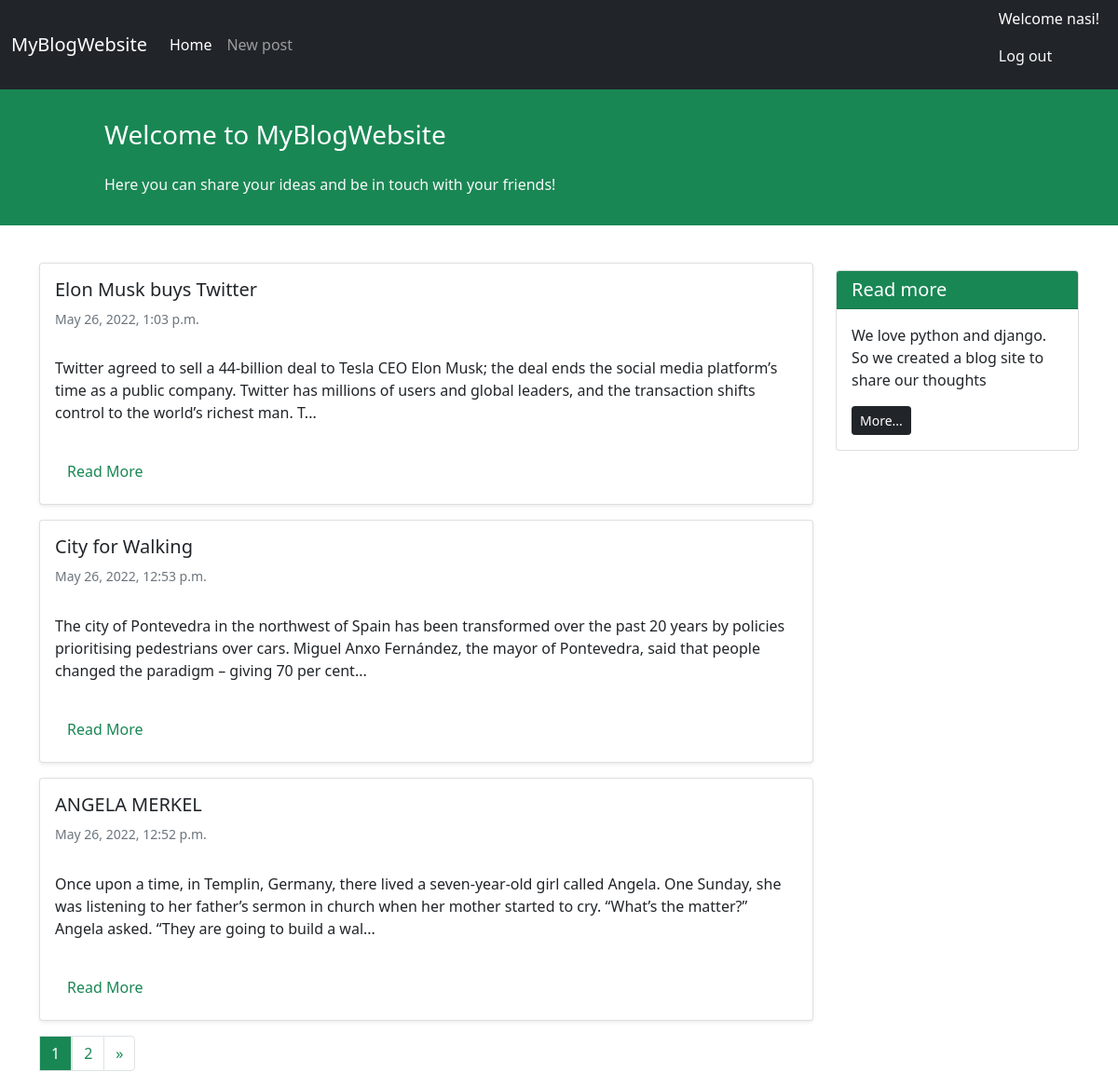
The app's page / (signed in) with its own data.
### blog/models.py (models this page shows, shortened)
class Post(models.Model):
    STATUS_CHOICES = (
        ('published', 'Published'),
        ('draft', 'Draft'),
    )
    title = models.CharField(max_length=200)
    text = models.TextField()
    author = models.ForeignKey(get_user_model(), on_delete=models.CASCADE)
    datetime_created = models.DateTimeField(auto_now_add=True)
    datetime_modified = models.DateTimeField(auto_now=True)
    status = models.CharField(choices=STATUS_CHOICES, max_length=10)
    slug = models.SlugField(max_length=250, blank=False, editable=False)
    cover = models.ImageField(upload_to='post_cover/', blank=True)
    def get_absolute_url(self):
        kwargs = {
            'slug' : self.slug,
            'pk' : self.id,
        }
        return reverse('post_detail', kwargs=kwargs)

### blog/views.py (the view)
# urls.py: path('', views.PostListView.as_view(), name='post_list'),
class PostListView(generic.ListView):
    model = Post
    template_name = 'blog/posts_list.html'
    context_object_name = 'posts'
    paginate_by = 3
    def get_queryset(self):
        return Post.objects.filter(status='published').order_by('-datetime_modified')

### blog/templates/blog/posts_list.html (shortened to what this page needs)
{% extends '_base.html' %}
{% block content %}
<div class="container mt-4">
    <div class="row">
        <div class="col-9">
            {% for post in posts %}
            <div class="card shadow-sm my-3">
                <div class="card-body">
                    <h5 class="card-title">{{post.title}}</h5>
                    <h6 class="card-subtitle mb-2 text-muted small py-2">{{post.datetime_modified}}</h6>
                    <p class="card-text py-3">
                        {{post.text|slice:"250"}}...
                    </p>
                    <a href="{{ post.get_absolute_url }}" class="btn btn-m text-success">Read More</a>
                </div>
            </div>
            {% endfor %}
        </div>
        <div class="col-3">
                <div class="card  my-4">
                    <h5 class="card-header text-white bg-success">Read more</h5>
                    <div class="card-body">
                        <p class="card-text">We love python and django. So we created a blog site to share our
                            thoughts</p>
                        <a href="#"
                           class="btn btn-sm btn-dark">
                            More...
                        </a>
                    </div>
                </div>
        </div>
        <nav aria-label="Page navigation example">
            <ul class="pagination">
                {% for i in page_obj.paginator.page_range %}
                    {% if page_obj.number == i %}
                        <a href="?page={{ i }}" class="text-decoration-none">
                            <li class="page-item page-link bg-success text-white">{{ i }}</li>
                        </a>
                    {% else %}
                        <a href="?page={{ i }}" class="text-decoration-none">
                            <li class="page-item page-link text-success">{{ i }}</li>
                        </a>
                    {% endif %}
                {% endfor %}
                {% if page_obj.has_next %}
                    <li class="page-item">
                        <a class="page-link text-success" href="?page={{ page_obj.next_page_number }}" aria-label="Next">
                            <span aria-hidden="true">&raquo;</span>
                        </a>
                    </li>
                {% endif %}
            </ul>
        </nav>
    </div>
</div>
{% endblock content %}

### templates/_base.html (shortened to what this page needs)
<!doctype html>
<html lang="en">
<head>
    <link href="https://cdn.jsdelivr.net/npm/bootstrap@5.1.3/dist/css/bootstrap.min.css" rel="stylesheet"
>
</head>
<body>
<nav class="navbar navbar-expand-lg navbar-dark bg-dark">
    <div class="container-fluid">
        <a class="navbar-brand" >MyBlogWebsite</a>
        <div class="collapse navbar-collapse" id="navbarNavAltMarkup">
            <div class="navbar-nav">
                <a class="nav-link active" aria-current="page" href="{% url 'post_list' %}">Home</a>
                <a class="nav-link" href="{% url 'post_create' %}">New post</a>
            </div>
        </div>
        <div class="mx-2 text-white">
            {% if user.is_authenticated %}
               <p>Welcome {{user.username}}!</p>
                <p><a class="text-light text-decoration-none" href="{% url 'logout' %}">Log out</a></p>
            {% else %}
                <a class="text-light text-decoration-none" href="{% url 'login' %}">Log in</a> | <a class="text-light text-decoration-none" href="{% url 'signup' %}">Sign up</a>
            {% endif %}
        </div>
    </div>
</nav>
<div class="container-fluid bg-success">
    <div class="row py-3">
        <div class="col-md-8 col-md-10 mx-auto">
            <h3 class="my-4 mt-3 text-white">Welcome to MyBlogWebsite</h3>
            <p class="text-light"> Here you can share your ideas and be in touch with your friends!</p>
        </div>
    </div>
</div>
        {% block content %}
        {% endblock content %}
</body>
</html>

### records on screen
Post: title "Elon Musk buys Twitter", datetime_modified "May 26, 2022, 1:03 p.m.", text "Twitter agreed to sell a 44-billion deal to Tesla CEO Elon Musk; the deal ends the social media platform’s time as a public company. Twitter has millions of users and global leaders, and the transaction shifts control to the world’s richest man. T"
Post: title "City for Walking", datetime_modified "May 26, 2022, 12:53 p.m.", text "The city of Pontevedra in the northwest of Spain has been transformed over the past 20 years by policies prioritising pedestrians over cars. Miguel Anxo Fernández, the mayor of Pontevedra, said that people changed the paradigm – giving 70 per cent"
Post: title "ANGELA MERKEL", datetime_modified "May 26, 2022, 12:52 p.m.", text "Once upon a time, in Templin, Germany, there lived a seven-year-old girl called Angela. One Sunday, she was listening to her father’s sermon in church when her mother started to cry. “What’s the matter?” Angela asked. “They are going to build a wal"

### other values on screen
{{ user.username }} "nasi"
{{ i }} "1"
{{ i }} "2"
